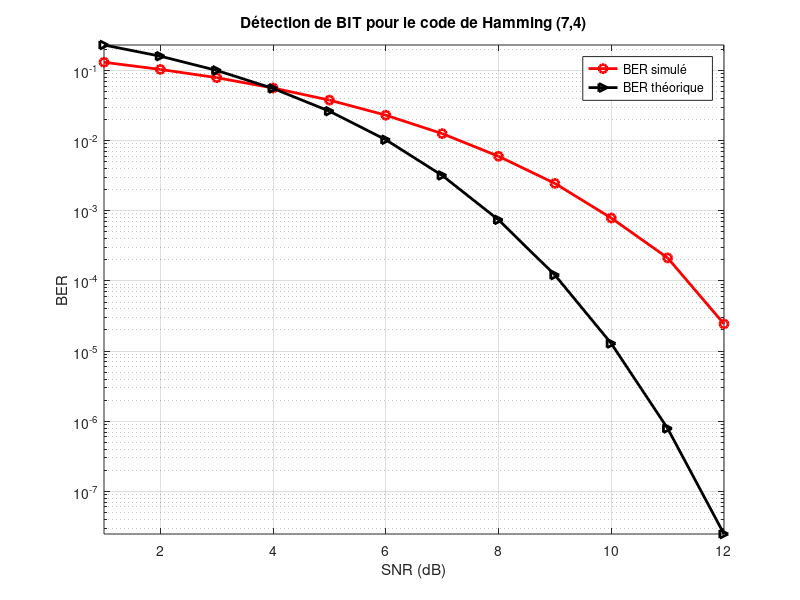

Reproduce this figure in MATLAB.
close all;
clear all;
clc;

SNRdB = 1:1:12;                           % SNR en dB
SNR = 10.^(SNRdB./10);                     % SNR à l'échelle linéaire
info_word_length = 100000;                 % Nombre de mots d'information
n = 7; 
k = 4;                                     % Paramètres du code de Hamming
num_trials = 4;                            % Nombre d'essais Monte Carlo
ber = zeros(length(SNR), 1);               % BER simulé

info_word = floor(2 * rand(k, info_word_length, num_trials));  % Génération de bits d'information aléatoires
code_bit5 = xor(info_word(1,:,:), xor(info_word(2,:,:), info_word(3,:,:)));   % Premier bit de parité
code_bit6 = xor(info_word(1,:,:), xor(info_word(3,:,:), info_word(4,:,:)));   % Deuxième bit de parité
code_bit7 = xor(info_word(1,:,:), xor(info_word(2,:,:), info_word(4,:,:)));   % Troisième bit de parité
code_word = [info_word; code_bit5; code_bit6; code_bit7];       % Mot d'information codé avec bits de parité
code_word(code_word == 0) = -1;              % Conversion des bits 0 en -1

H = [1 1 1;
     1 1 0; 
     1 0 1; 
     0 1 1; 
     1 0 0; 
     0 1 0; 
     0 0 1];     % Matrice de vérification de parité
C = de2bi((0:2^(k)-1));                       % Tous les bits de longueur k (stockés dans la matrice de mots de code valides 'C')
% C = int2bit((0:2^(k)-1));                       % Tous les bits de longueur k (stockés dans la matrice de mots de code valides 'C')
C(1:16,5) = xor(C(:,1),xor(C(:,2),C(:,3)));   % Premier bit de parité
C(1:16,6) = xor(C(:,1),xor(C(:,3),C(:,4)));   % Deuxième bit de parité
C(1:16,7) = xor(C(:,1),xor(C(:,2),C(:,4)));   % Troisième bit de parité

for t = 1:num_trials
    decoded_bit = zeros(n, info_word_length);             % Sortie de décodage HARD   
    
    for i = 1:length(SNR)
        y = (sqrt(SNR(i)) * code_word(:,:,t)) + randn(n, info_word_length);     % Codes reçus

        % Détection de BIT (Hard)
        decoded_bit(y > 0) = 1;                    % Tous les bits reçus positifs convertis en 1
        decoded_bit(y < 0) = 0;                    % Tous les bits reçus négatifs convertis en 0

        ber(i) = ber(i) + length(find(decoded_bit(1:4,:) ~= info_word(:,:,t)));     % BER dans la détection de BIT
    end
end

ber = ber / (k * info_word_length * num_trials);
semilogy(SNRdB, ber, 'r-o', 'linewidth', 2.0)    % BER simulé dans le décodage HARD
hold on;
p = qfunc(sqrt(SNR));
BER_H = zeros(1, length(SNR));
for j = 2:n
    BER_H = BER_H + nchoosek(n, j) * (p.^j) .* ((1 - p).^(n - j));
end

semilogy(SNRdB, BER_H, 'k->', 'linewidth', 2.0);         % BER théorique dans le décodage HARD
hold on;
title('Détection de BIT pour le code de Hamming (7,4)');
xlabel('SNR (dB)');
ylabel('BER');
legend('BER simulé ', 'BER théorique ');
axis tight
grid on
